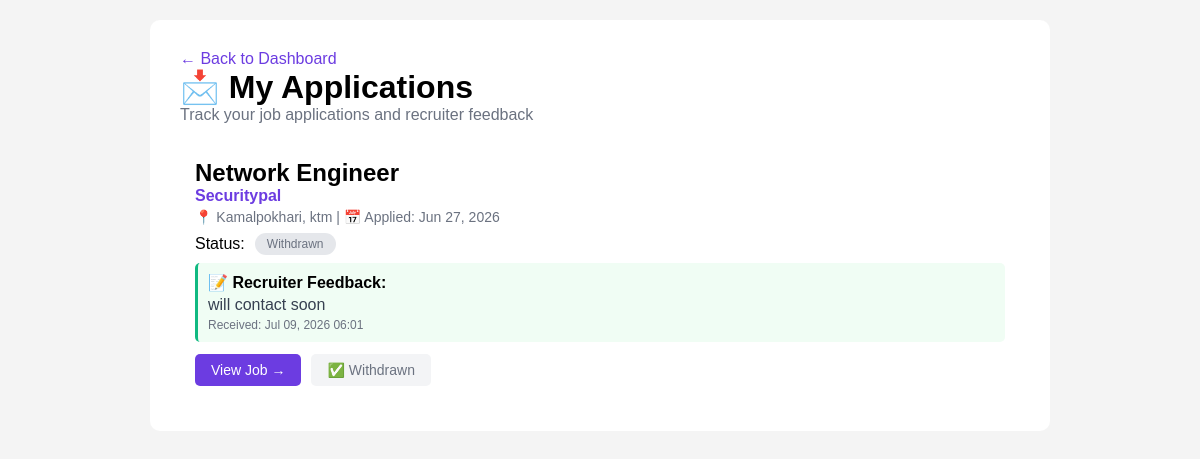
The app's page /my-applications/ (signed in) with its own data.
### jobs/models.py (models this page shows, shortened)
class JobApplication(models.Model):
    STATUS_CHOICES = (
        ('pending', 'Pending Review'),
        ('reviewing', 'Under Review'),
        ('shortlisted', 'Shortlisted'),
        ('interview', 'Interview Scheduled'),
        ('offered', 'Offer Extended'),
        ('hired', 'Hired'),
        ('rejected', 'Rejected'),
        ('withdrawn', 'Withdrawn'),
    )
    job = models.ForeignKey(Job, on_delete=models.CASCADE, related_name='applications')
    applicant = models.ForeignKey(
        settings.AUTH_USER_MODEL,
        on_delete=models.CASCADE,
        related_name='job_applications'
    )
    cover_letter = models.TextField(blank=True)
    status = models.CharField(max_length=20, choices=STATUS_CHOICES, default='pending')
    recruiter_feedback = models.TextField(blank=True, null=True)
    recruiter_feedback_date = models.DateTimeField(null=True, blank=True)
    applied_at = models.DateTimeField(auto_now_add=True)
    updated_at = models.DateTimeField(auto_now=True)
    class Meta:
        ordering = ['-applied_at']
        unique_together = ['job', 'applicant']

class Job(models.Model):
    JOB_TYPES = (
        ('full_time', 'Full Time'),
        ('part_time', 'Part Time'),
        ('contract', 'Contract'),
        ('internship', 'Internship'),
        ('freelance', 'Freelance'),
    )
    EXPERIENCE_LEVELS = (
        ('entry', 'Entry Level (0-1 years)'),
        ('junior', 'Junior (1-3 years)'),
        ('mid', 'Mid Level (3-5 years)'),
        ('senior', 'Senior (5+ years)'),
        ('lead', 'Lead / Manager'),
    )
    title = models.CharField(max_length=200)
    company = models.CharField(max_length=200)
    description = models.TextField()
    requirements = models.TextField()
    responsibilities = models.TextField(blank=True)
    job_type = models.CharField(max_length=20, choices=JOB_TYPES, default='full_time')
    experience_level = models.CharField(max_length=20, choices=EXPERIENCE_LEVELS, default='entry')
    location = models.CharField(max_length=200)
    is_remote = models.BooleanField(default=False)
    salary_min = models.IntegerField(null=True, blank=True)
    salary_max = models.IntegerField(null=True, blank=True)
    currency = models.CharField(max_length=10, default='NPR')
    skills_required = models.JSONField(default=list)
    posted_by = models.ForeignKey(
        settings.AUTH_USER_MODEL,
        on_delete=models.CASCADE,
        related_name='jobs'
    )
    is_active = models.BooleanField(default=True)
    is_approved = models.BooleanField(default=False)
    is_verified = models.BooleanField(default=False)
    verified_by = models.ForeignKey(
        settings.AUTH_USER_MODEL,
        on_delete=models.SET_NULL,
        null=True,
        blank=True,
        related_name='verified_jobs'
    )
    verified_at = models.DateTimeField(null=True, blank=True)
    is_ai_verified = models.BooleanField(default=False)
    ai_verification_score = models.IntegerField(default=0)
    ai_verification_reasons = models.JSONField(default=list)
    ai_verified_at = models.DateTimeField(null=True, blank=True)
    created_at = models.DateTimeField(auto_now_add=True)
    updated_at = models.DateTimeField(auto_now=True)
    expires_at = models.DateTimeField(null=True, blank=True)
    class Meta:
        ordering = ['-created_at']

### jobs/views.py (the view)
# urls.py: path('my-applications/', views.my_applications, name='my_applications'),
@login_required
def my_applications(request):
    if request.user.user_type != 'candidate':
        return redirect('job_list')
    applications = JobApplication.objects.filter(
        applicant=request.user
    ).select_related('job')
    return render(request, 'jobs/my_applications.html', {
        'applications': applications,
    })

### templates/jobs/my_applications.html (shortened to what this page needs)
<!DOCTYPE html>
<html lang="en">
<head>
</head>
<body>
    <div class="container">
        <a href="/dashboard/" class="back">← Back to Dashboard</a>
        <h1>📩 My Applications</h1>
        <p style="color:#6B7280; margin-bottom:20px;">Track your job applications and recruiter feedback</p>
        {% if applications %}
            {% for app in applications %}
                <div class="app">
                    <h2>{{ app.job.title }}</h2>
                    <p style="color:#6C3CE1; font-weight:600;">{{ app.job.company }}</p>
                    <div class="meta">
                        <span>📍 {{ app.job.location }}</span>
                        <span>|</span>
                        <span>📅 Applied: {{ app.applied_at|date:"M d, Y" }}</span>
                    </div>
                    <div class="status-meta">
                        Status: <span class="badge badge-{{ app.status }}">{{ app.get_status_display }}</span>
                    </div>
                    {% if app.recruiter_feedback %}
                        <div class="feedback-box">
                            <strong>📝 Recruiter Feedback:</strong>
                            <p style="margin-top:4px; color:#374151;">{{ app.recruiter_feedback }}</p>
                            <span class="date">Received: {{ app.recruiter_feedback_date|date:"M d, Y H:i" }}</span>
                        </div>
                    {% else %}
                        <div style="margin-top:8px; padding:8px 12px; background:#F9FAFB; border-radius:5px; color:#6B7280; font-size:14px;">
                            ⏳ No feedback yet. Your application is being reviewed.
                        </div>
                    {% endif %}
                    <div class="actions">
                        <a href="{% url 'job_detail' app.job.id %}" class="btn">View Job →</a>
                        {% if app.status == 'withdrawn' %}
                            <span style="color:#6B7280; font-size:14px; padding:8px 16px; background:#F3F4F6; border-radius:5px;">
                                ✅ Withdrawn
                            </span>
                        {% endif %}
                    </div>
                </div>
            {% endfor %}
        {% else %}
            <div class="no-apps">
                <h3>No Applications Yet</h3>
                <p>Start applying to jobs to find your dream cybersecurity role.</p>
                <a href="/jobs/" class="btn" style="margin-top:16px;">Browse Jobs →</a>
            </div>
        {% endif %}
    </div>
</body>
</html>

### templates/jobs/my_applications.html (style rules this page uses)
* { margin: 0; padding: 0; box-sizing: border-box; }
body { font-family: Arial, sans-serif; background: #f4f4f4; padding: 20px; }
.container { max-width: 900px; margin: 0 auto; background: white; padding: 30px; border-radius: 10px; }
.app { padding: 15px; border-bottom: 1px solid #eee; }
.app:last-child { border-bottom: none; }
.btn { display: inline-block; padding: 8px 16px; background: #6C3CE1; color: white; text-decoration: none; border-radius: 5px; font-size: 14px; border: none; cursor: pointer; }
.back { color: #6C3CE1; text-decoration: none; }
.badge { padding: 4px 12px; border-radius: 50px; font-size: 12px; }
.badge-withdrawn { background: #E5E7EB; color: #6B7280; }
.feedback-box { margin-top: 8px; padding: 10px; background: #F0FDF4; border-radius: 5px; border-left: 3px solid #10B981; }
.feedback-box .date { font-size: 12px; color: #6B7280; display: block; margin-top: 4px; }
.meta { color: #6B7280; font-size: 14px; margin: 4px 0; }
.status-meta { margin: 8px 0; display: flex; align-items: center; gap: 10px; flex-wrap: wrap; }
.actions { display: flex; gap: 10px; flex-wrap: wrap; margin-top: 12px; }

### records on screen
JobApplication: job "Network Engineer", job.company "Securitypal", job.location "Kamalpokhari, ktm", applied_at "Jun 27, 2026", status "Withdrawn", recruiter_feedback "will contact soon", recruiter_feedback_date "Jul 09, 2026 06:01", shows "✅ Withdrawn"
